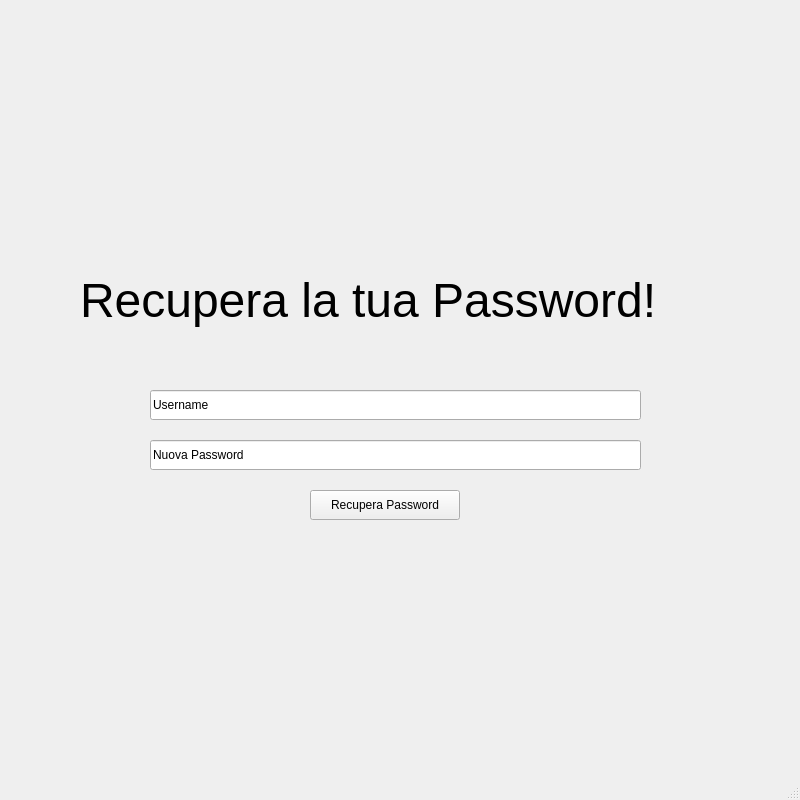
<?xml version="1.0" encoding="UTF-8"?>
<ui version="4.0">
 <class>MainWindow</class>
 <widget class="QMainWindow" name="MainWindow">
  <property name="geometry">
   <rect>
    <x>0</x>
    <y>0</y>
    <width>800</width>
    <height>800</height>
   </rect>
  </property>
  <property name="windowTitle">
   <string>MainWindow</string>
  </property>
  <widget class="QWidget" name="centralwidget">
   <widget class="QPushButton" name="RecuperaPasswordButton">
    <property name="geometry">
     <rect>
      <x>310</x>
      <y>490</y>
      <width>150</width>
      <height>30</height>
     </rect>
    </property>
    <property name="text">
     <string>Recupera Password</string>
    </property>
   </widget>
   <widget class="QLineEdit" name="UsernameInput">
    <property name="geometry">
     <rect>
      <x>150</x>
      <y>390</y>
      <width>491</width>
      <height>30</height>
     </rect>
    </property>
    <property name="text">
     <string>Username</string>
    </property>
   </widget>
   <widget class="QLineEdit" name="NuovaPasswordInput">
    <property name="geometry">
     <rect>
      <x>150</x>
      <y>440</y>
      <width>491</width>
      <height>30</height>
     </rect>
    </property>
    <property name="text">
     <string>Nuova Password</string>
    </property>
   </widget>
   <widget class="QLabel" name="label1">
    <property name="geometry">
     <rect>
      <x>80</x>
      <y>240</y>
      <width>631</width>
      <height>121</height>
     </rect>
    </property>
    <property name="font">
     <font>
      <pointsize>36</pointsize>
     </font>
    </property>
    <property name="acceptDrops">
     <bool>false</bool>
    </property>
    <property name="text">
     <string>Recupera la tua Password!</string>
    </property>
   </widget>
  </widget>
  <widget class="QStatusBar" name="statusbar"/>
 </widget>
 <resources/>
 <connections/>
</ui>
